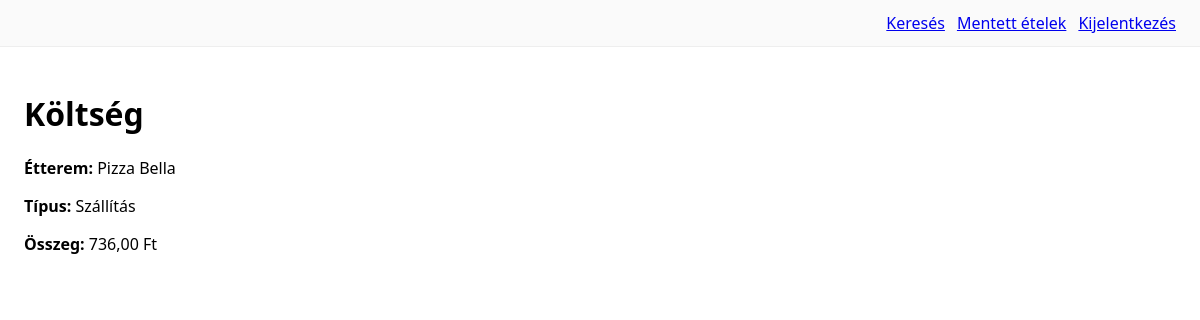
/koltseg/1/ (signed in), run on the app's committed database.
### billing/models.py (models this page shows, shortened)
class EtteremKoltseg(models.Model):
    etterem = models.ForeignKey(
        Etterem,
        on_delete=models.CASCADE,
        related_name="koltsegek",
        null=True,
        blank=True,
    )
    etel = models.ForeignKey(
        'catalog.Etel',
        on_delete=models.CASCADE,
        related_name='koltsegek',
        null=True,
        blank=True,
        verbose_name='Étel',
    )
    platform = models.CharField(max_length=20, choices=PLATFORMOK, blank=True)
    koltseg_tipus = models.CharField(max_length=30, choices=KOLTSEG_TIPUSOK)
    osszeg = models.DecimalField(max_digits=10, decimal_places=2)

### catalog/models.py (models this page shows, shortened)
class Etterem(models.Model):
    nev = models.CharField(max_length=150)
    cim = models.CharField(max_length=250, blank=True)
    platform = models.CharField(max_length=20, choices=PLATFORMOK, default="egyeb")
    platform_logo_url = models.URLField(blank=True)
    platform_url = models.URLField(blank=True)

### billing/views.py (the view)
# urls.py: path("koltseg/<int:pk>/", views.KoltsegDetailView.as_view(), name="koltseg_detail"),
class KoltsegDetailView(DetailView):
    model = EtteremKoltseg
    template_name = "billing/koltseg_detail.html"

### templates/billing/koltseg_detail.html (shortened to what this page needs)
{% extends "_base.html" %}
{% block content %}
<h1>Költség</h1>
<p><b>Étterem:</b> {{ object.etterem.nev }}</p>
<p><b>Típus:</b> {{ object.get_koltseg_tipus_display }}</p>
<p><b>Összeg:</b> {{ object.osszeg }} Ft</p>
{% endblock %}

### templates/_base.html (style rules this page uses)
body { font-family:system-ui,Segoe UI,Arial;margin:0 }

### data on the page
EtteremKoltseg: etterem.nev "Pizza Bella", koltseg_tipus "Szállítás", osszeg "736,00"
